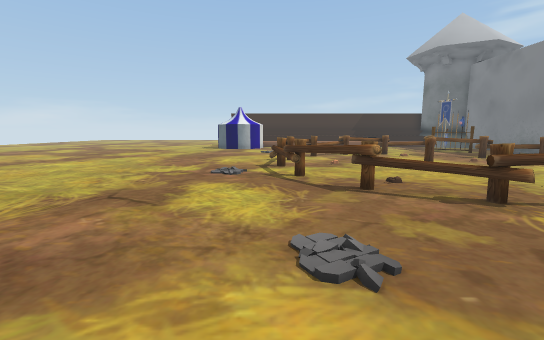
[1] (above)

24 first-person views from a walk through a 3-D level made in the Unity game engine. The camera is 1.2 m above the floor, tilts 8° down and sees 90° across. The floor is counted in squares, 1 m on a side. Each view is taken from the middle of a square. On the plan, view 1 faces up. The plan holds only what a view shows up to about 13 squares ahead; the rest is blank. The place goes on beyond the plan. Some animated figures are not drawn.

[2]
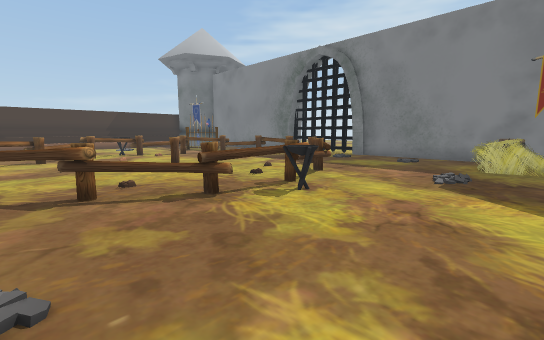

[3]
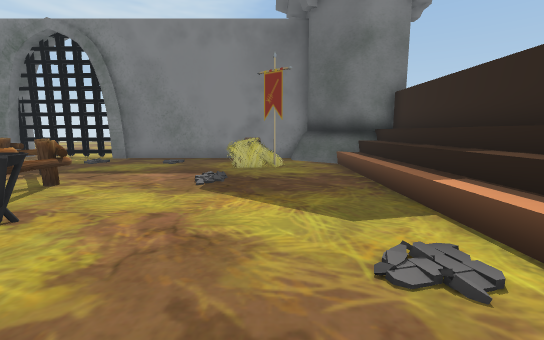

[4]
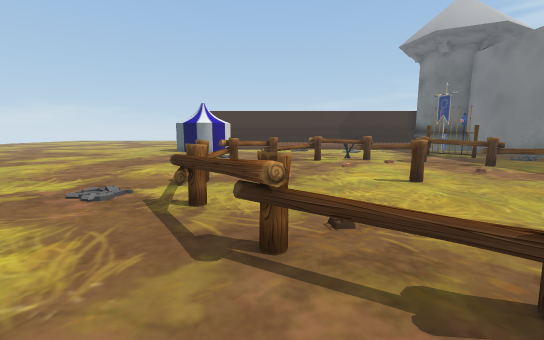

[5]
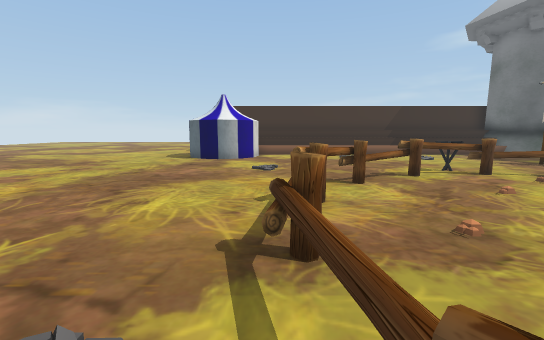

[6]
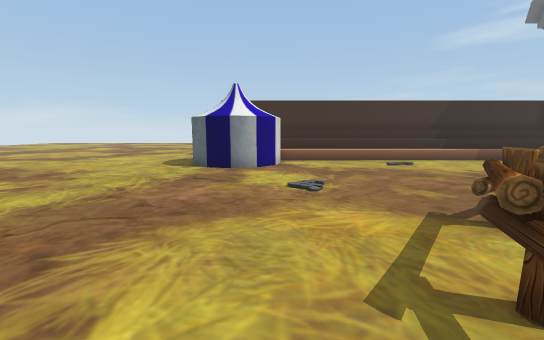

[7]
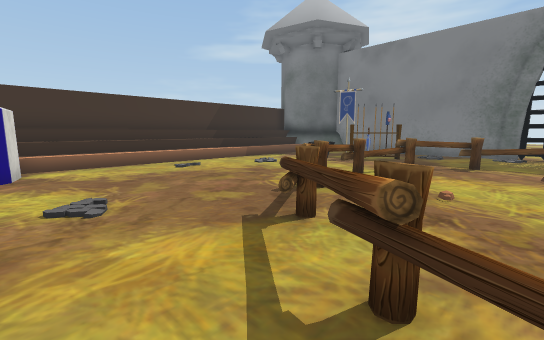

[8]
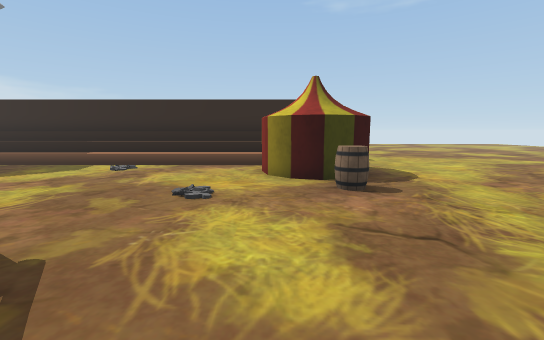

[9]
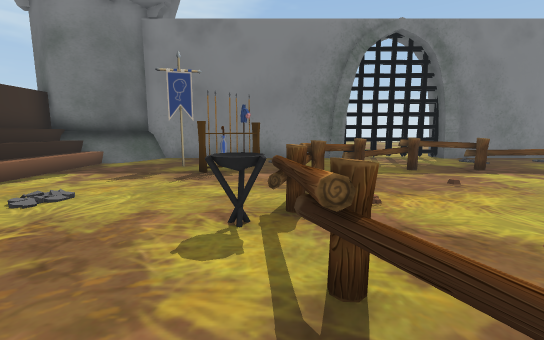

[10]
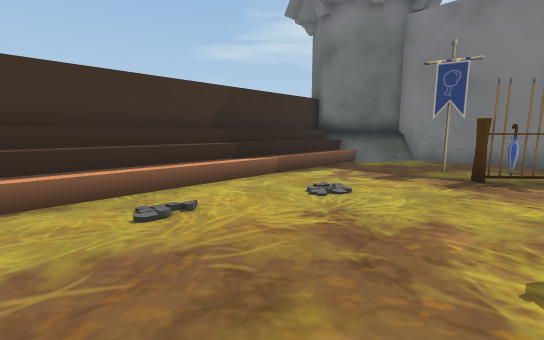

[11]
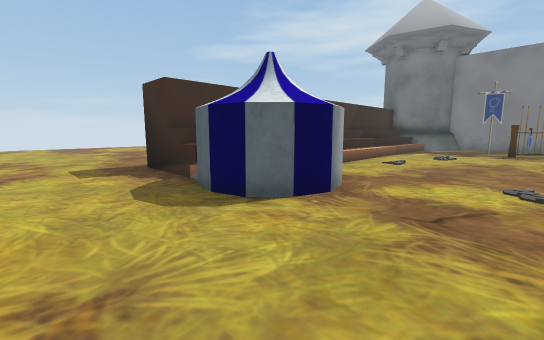

[12]
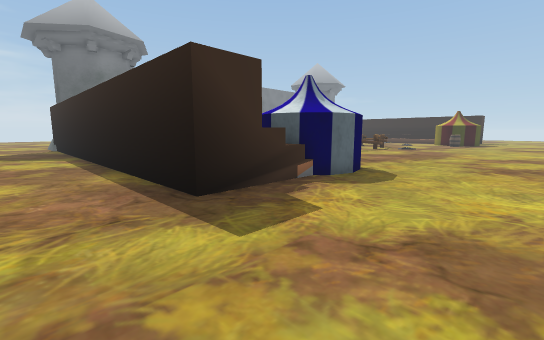

[13]
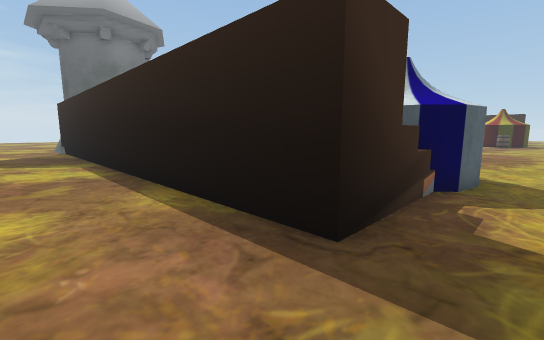

[14]
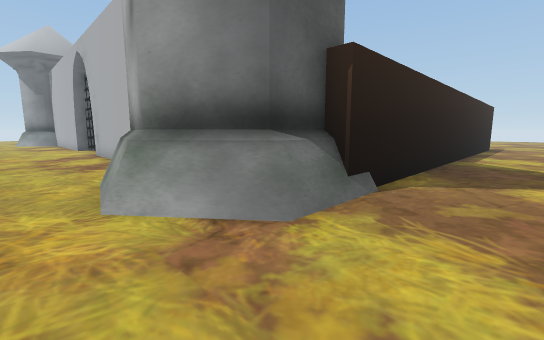

[15]
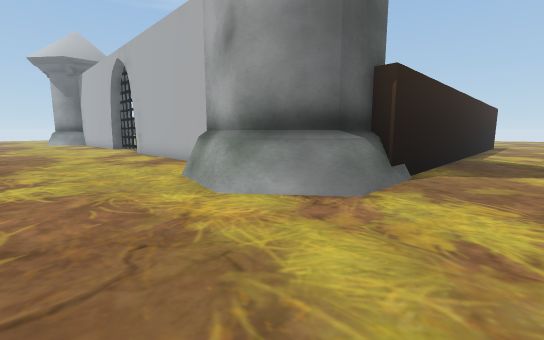

[16]
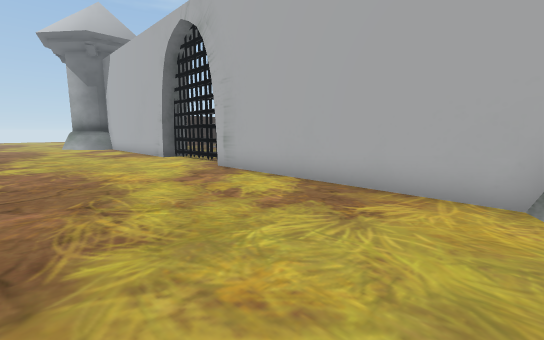

[17]
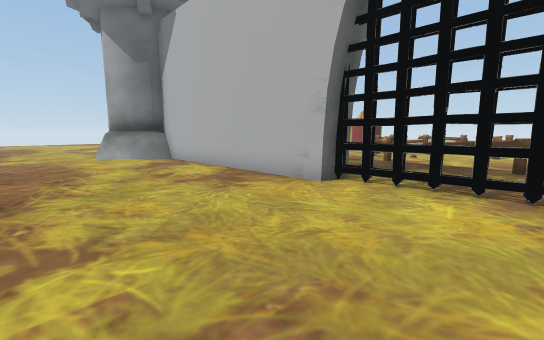

[18]
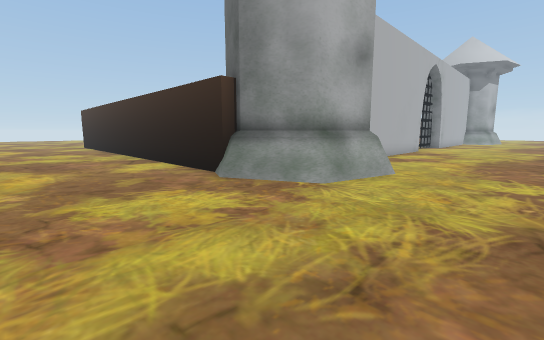

[19]
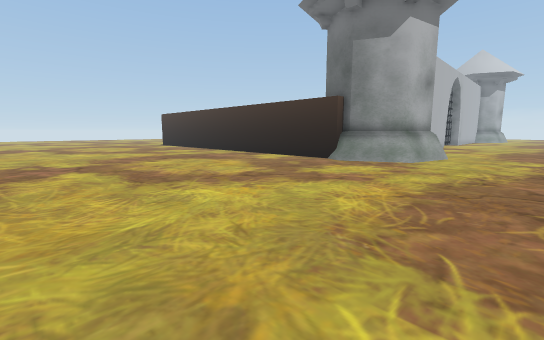

[20]
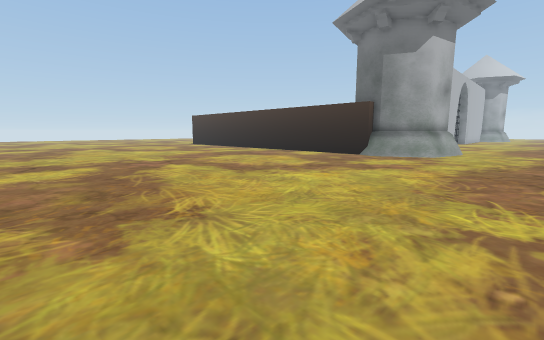

[21]
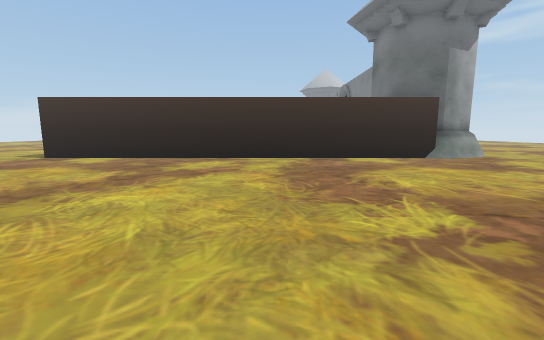

[22]
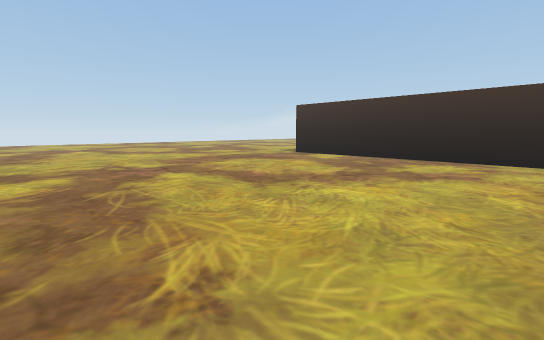

[23]
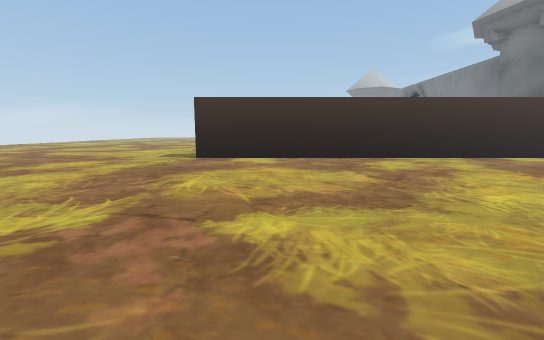

[24]
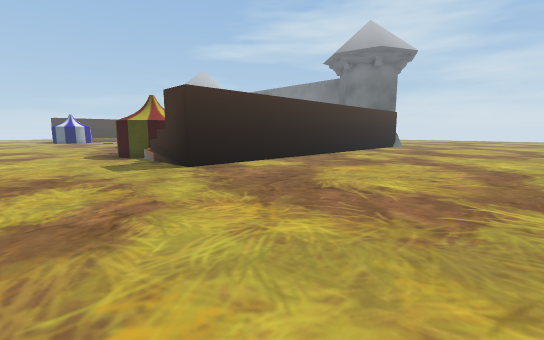

### Floor plan
Key: @ floor where view 1 was taken; # wall or solid block; x gap in a wall; . floor; / step, stairs or slope; = window, fence, low wall or low ledge; ^ raised ledge; T thing the floor can be seen under or through; W tower; E tent; B barrel; O other object.
Columns run from 8 left of view 1 to 21 right of it. Each row starts with its distance up from view 1.
 28 ............................ .
 27  ............................
 26 ..............................
 25 .....#################WWWW....
 24 .....#^^^^^^^^^^^^^^^#  #W....
 23 ...../ //////////////#  ##W...
 22 .....EEE/////////////##  #....
 21 ....EEEE.............W## W....
 20 ....EEEE..............WWW.....
 19 .....EE......../.......#......
 18 ...................#...#......
 17 ..................O#...#......
 16 ..............=....O...#......
 15 ............=#==.......#......
 14 ..........=x======.....#......
 13 .........==......==....#......
 12 .........x........x....#......
 11 ........==........==...T......
 10 ........=.........##...T......
  9 ........=.........##...T......
  8 ......./==........==...T......
  7  ........x........=....#......
  6   .......==......==....#......
  5    .......=x==.=x=.....#......
  4    .........=#==.......#......
  3   ............=........#......
  2 .....B..............==.#......
  1 .....EE............==OO#......
  0 ....EEEE@..........##. #......
 -1 ....EEEE..............WWW.....
 -2 ....EEE .............W###W....
 -3 .....   ////////////W## ##W...
 -4 ...../  /////////////#  ##W...
 -5 .....#^^^^^^^^^^^^^^^# ##W....
 -6 .....#################W#WW....
 -7 .......................W......
 -8 ..............................
 -9 ..............................
-10 ..............................
-11 ..............................
-12 ..............................
-13 ..............................
-14  .............................
-15 ..............................
-16 ..............................
-17 ..............................
-18 ..............................
-19 .............................
-20            ................. .

Where each view was taken, in squares from view 1:
view 1: 0 up, 0 right, facing up
view 2: 0 up, 1 right, facing up-right
view 3: 0 up, 2 right, facing right
view 4: 3 up, 2 right, facing up
view 5: 7 up, 0 right, facing up
view 6: 10 up, 1 left, facing up
view 7: 11 up, 1 left, facing up-right
view 8: 8 up, 1 left, facing down
view 9: 15 up, 2 right, facing right
view 10: 16 up, 2 right, facing up-right
view 11: 16 up, 7 left, facing up-right
view 12: 28 up, 8 left, facing down-right
view 13: 28 up, 5 left, facing down-right
view 14: 28 up, 19 right, facing down-left
view 15: 28 up, 21 right, facing down-left
view 16: 20 up, 21 right, facing down-left
view 17: 11 up, 21 right, facing down-left
view 18: 11 down, 21 right, facing up-left
view 19: 17 down, 21 right, facing up-left
view 20: 20 down, 21 right, facing up-left
view 21: 19 down, 7 right, facing up
view 22: 19 down, 7 right, facing up-left
view 23: 19 down, 0 right, facing up
view 24: 15 down, 8 left, facing up-right
